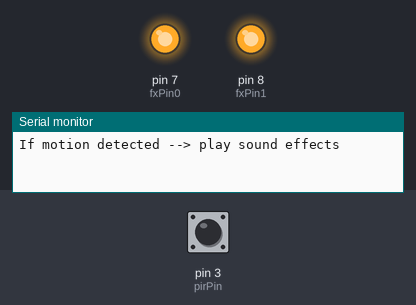
Bench run of a sketch on a simulated Arduino Uno, built with avr-gcc and run on an emulated ATmega328P. On the bench: output pins drawn as LEDs (lit = HIGH), the last lines printed to the serial monitor. Dashed ring = blinking. The inputs (shaded band) are chosen by the test bench; at power-on: pin 3 (pirPin) LOW.

Above: at 11.2 s.
11.3 s: pin 3 (pirPin) driven HIGH
At 11.7 s:
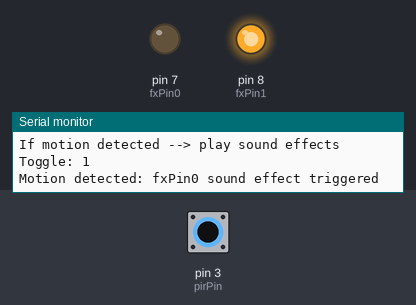
13.3 s: pin 3 (pirPin) pulsed LOW 5 times (0.12 s each, 0.3 s apart)
At 13.8 s:
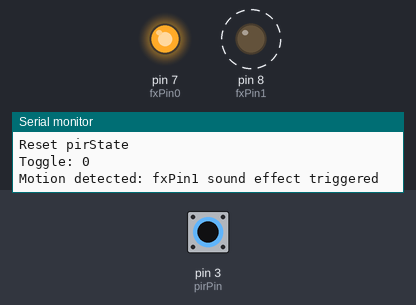
Timing chart, 0 to 16.6 s (numbered marks = the images above; inputs shaded):
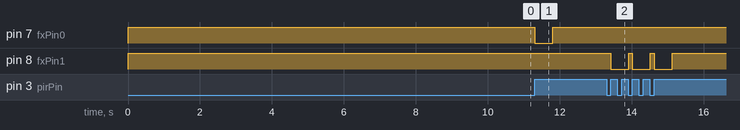

Measured:
- after the input at 11.3 s, pin 7 (fxPin0): HIGH → LOW at once, → HIGH 0.50 s later
- after the input at 13.3 s, pin 8 (fxPin1): alternates HIGH for 0.10 s and LOW for 0.50 s, 6 changes in all, then stays HIGH, starting after 0.12 s

The sketch:

halloween_fx_sounds.ino
```cpp
// Uses a PIR sensor to detect movement, triggers fx sound board
 /*
 * HARDWARE:
 * - adafruit qtpy
 *  https://learn.adafruit.com/adafruit-qt-py?view=all#pinouts
 * - Adafruit Audio FX Mini Sound Board -
 *   https://learn.adafruit.com/adafruit-audio-fx-sound-board
 * - PIR Sensor
 * - powered speaker
 *
 */

const byte pirPin = 3;          // input pin (PIR sensor)
const byte fxPin0 = 7;          // connects to fx board pin 0
const byte fxPin1 = 8;          // connects to fx board pin 1
volatile byte pirState = LOW;   // we start, assuming no motion detected
volatile bool toggle = false;   // used to toggle between fxPins

void setup() {
  Serial.begin(115200);
  pinMode(fxPin0, OUTPUT);
  pinMode(fxPin1, OUTPUT);
  digitalWrite(fxPin0, HIGH);    // set the pin HIGH as default status, 1 = no_sound
  digitalWrite(fxPin1, HIGH);    // set the pin HIGH as default status, 1 = no_sound
  attachInterrupt(digitalPinToInterrupt(pirPin), motion, RISING);
  delay(10000);                 // don't immediately trigger at power on, wait a bit
  Serial.println("\nIf motion detected --> play sound effects");
}

void loop() {
  //Serial.print("pirPin state: "); Serial.println(digitalRead(pirPin));
  if (pirState == HIGH){
    Serial.print("Toggle: "); Serial.println(toggle);
    Serial.print("Motion detected: ");
    if (toggle) {
      Serial.println("fxPin0 sound effect triggered");
      digitalWrite(fxPin0, LOW);
    }
    else {
      Serial.println("fxPin1 sound effect triggered");
      digitalWrite(fxPin1, LOW);
    }
    delay(500);
    pirState = LOW;               // reset the pirState, no motion
    Serial.println("Reset pirState");
  }
  digitalWrite(fxPin0, HIGH);     // default fx pin state, no sound
  digitalWrite(fxPin1, HIGH);     // default fx pin state, no sound
}

void motion(){
  pirState = HIGH;        // motion is detected
  toggle = !toggle;       // toggle the toggle
}
```
